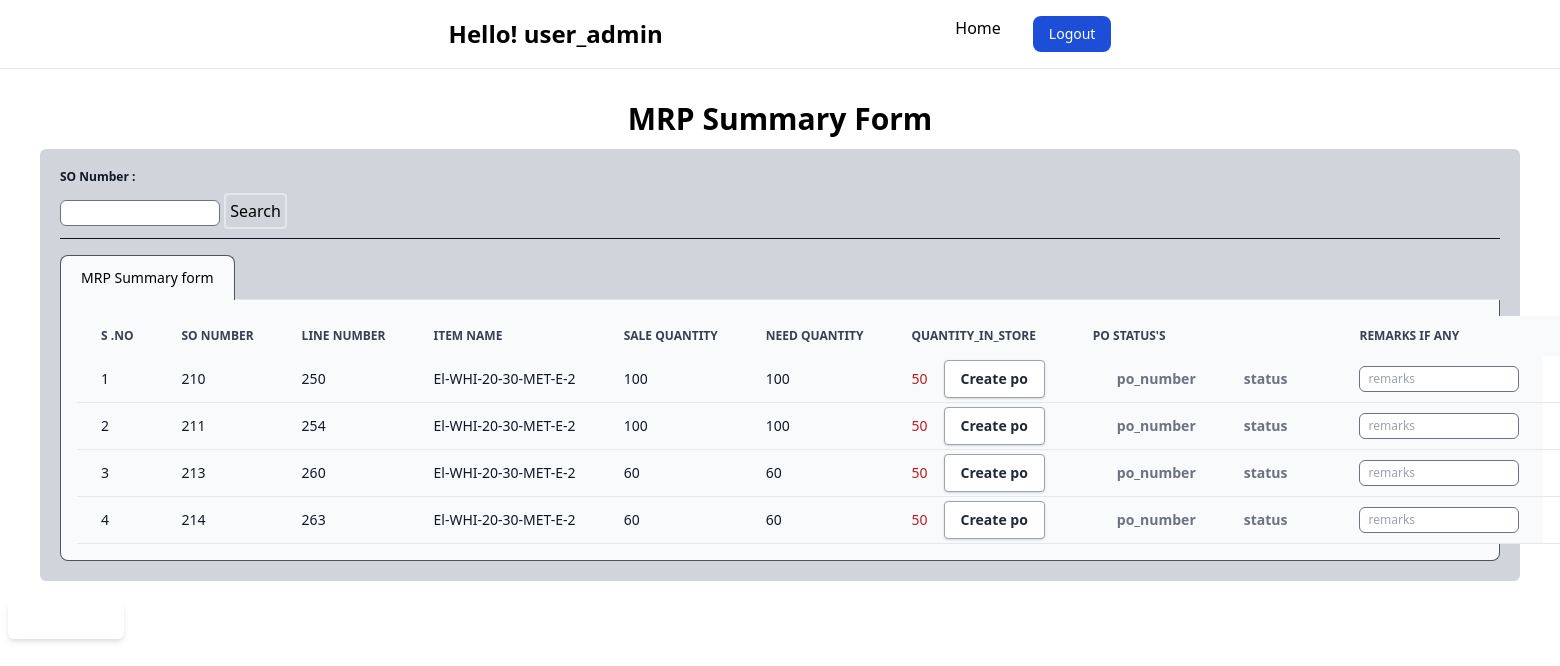
Page /mrp_summary.php (signed in) on the committed database.
### tables this page shows
CREATE TABLE `sale_order_items_lines` (
  `id` int NOT NULL AUTO_INCREMENT,
  `so_number` varchar(45) DEFAULT NULL,
  `item_code` varchar(45) DEFAULT NULL,
  `item_name` varchar(45) DEFAULT NULL,
  `qty` int DEFAULT NULL,
  `rate` int DEFAULT NULL,
  `total` int DEFAULT NULL,
  `shipping_address` varchar(200) DEFAULT NULL,
  `item_image_path` varchar(450) DEFAULT NULL,
  `item_type` varchar(45) DEFAULT NULL,
  `finish_head_id` varchar(45) DEFAULT NULL,
  `status` varchar(45) DEFAULT NULL,
  `update_by` varchar(45) DEFAULT NULL,
  `updated_date` varchar(45) DEFAULT NULL,
  `created_by` varchar(45) DEFAULT NULL,
  `created_date` varchar(45) DEFAULT NULL,
  `work_in_progress_qty` int DEFAULT '0',
  PRIMARY KEY (`id`)
);

### mrp_summary.php (the view, shortened to what this page needs)
<!DOCTYPE html>
<html lang="en">
<head>
    <link href="https://cdn.jsdelivr.net/npm/flowbite@2.5.1/dist/flowbite.min.css" rel="stylesheet" />
    <link href="https://cdn.jsdelivr.net/npm/tailwindcss@2.0.4/dist/tailwind.min.css" rel="stylesheet">
</head>
<body class="">
    <?php
    include("./navForLogged.php");
    include("./dbconnection/db.php");;
    ?>
    <div id="create_section" class="mt-3 p-5 rounded-lg mx-5">
        <h1 class="text-center  text-3xl mb-3 font-bold"> MRP Summary Form</h1>
        <form method="POST" class="  p-5 rounded-md bg-gray-300">
            <div class="border-b border-gray-900 ">
                <label class="block mb-2 font-bold text-xs font-medium text-gray-900 dark:text-white">SO
                    Number
                    :
                </label>
                <input type="text" name="so_number" id="so_number"
                    value="<?php echo $_POST['so_number'] ?? "" ?>" class="w-40 rounded-md border mb-3 text-xs border-gray-500 bg-white py-3 pl-2 text-[#6B7280] h-6 outline-none focus:border-[#6A64F1] focus:shadow-md" />
                <button type="submit" name="button" class="bg-blue border-2 p-1 hover:bg-green-600  hover:text-white rounded">Search</button>
            </div>
            <div class="border-b border-gray-200 dark:border-gray-700 mt-4">
                <ul class="flex flex-wrap justify-between -mb-px text-sm font-medium text-center " id="default-styled-tab"
                    data-tabs-toggle="#default-styled-tab-content"
                    data-tabs-active-classes="text-gray-600 text-gray-600 dark:text-gray-500 bg-gray-50 dark:text-gray-500 border-gray-600 dark:border-gray-500"
                    data-tabs-inactive-classes="dark:border-transparent text-gray-500 text-gray-600 bg-gray-200 dark:text-gray-400 border-gray-100 border-gray-300 dark:border-gray-700 dark:text-gray-300"
                    role="tablist">
                    <li class="me-2" role="presentation">
                        <button
                            class="inline-block py-3 px-5 border-t border-r focus:outline-none border-l border-gray-500 rounded-t-lg"
                            id="dashboard-styled-tab" data-tabs-target="#issue_item" type="button" role="tab"
                            aria-controls="dashboard" aria-selected="true">MRP Summary form</button>
                    </li>
                </ul>
            </div>
            <div id="default-styled-tab-content">
                <div class="hidden p-4 rounded-b-lg bg-gray-50 dark:bg-gray-200 border-x border-b border-gray-600" id="issue_item" role="tabpanel"
                    aria-labelledby="dashboard-tab">
                    <div>
                        <table class="w-full text-sm whitespace-nowrap text-left rtl:text-right text-gray-500 dark:text-gray-400">
                            <thead
                                class="text-xs text-gray-700 whites uppercase bg-gray-50 dark:bg-gray-700 dark:text-gray-400">
                                <tr>
                                    <th scope="col" class="px-6 py-3">
                                        S .NO
                                    </th>
                                    <th scope="col" class="px-6 py-3">
                                        SO number
                                    </th>
                                    <th scope="col" class="px-6 py-3">
                                        Line number
                                    </th>
                                    <th scope="col" class="px-6 py-3">
                                        Item Name
                                    </th>
                                    <th scope="col" class="px-6 py-3">
                                        Sale quantity
                                    </th>
                                    <th scope="col" class="px-6 py-3">
                                        Need quantity
                                    </th>
                                    <th scope="col" class="px-6 py-3">
                                        Quantity_in_store
                                    </th>
                                    <th scope="col" class="px-6 py-3">
                                        PO Status's
                                    </th>
                                    <th scope="col" class="px-6 py-3">
                                        Remarks if any
                                    </th>
                                    <th scope="col" class="px-6 py-3">
                                    </th>
                                </tr>
                            </thead>
                            <tbody>
                                <?php
                                $sql = "
                                                            SELECT *,item_code,qty- case
                                                         when     (SELECT count(*) FROM mtl_serial_number where so_line_number = a.id  and status='no' group by item_code  ) > 0
                                                         then  (SELECT count(*) FROM mtl_serial_number where so_line_number = a.id  and status='no' group by item_code  )
                                                          else 0
                                                          end as total_qty FROM sale_order_items_lines a ;
                                                            ";
                                $result = mysqli_query($con, $sql);
                                if (mysqli_num_rows($result) > 0) {
                                    $i = 1;
                                    while ($row = mysqli_fetch_assoc($result)) {
                                        $item_code = $row['item_code'];
                                        $sql_check_quantity = mysqli_query($con, "SELECT item_code,sum(item_qty) as available_qty FROM mtl_inventory_transactions where item_code='$item_code'  group by item_code;");
                                        if (mysqli_num_rows($sql_check_quantity) > 0) {
                                            $rs_1 = mysqli_fetch_assoc($sql_check_quantity);
                                            $available_qty = $rs_1['available_qty'];
                                            $item_code = $row['item_code'];
                                            $rs_qty = 0;
                                            $so_number_1 = $row['so_number'];
                                            $sql_for_check_qty = "SELECT b.item_code, SUM(b.quantity) as po_created
                                                    FROM purchase_order_header a JOIN purchase_order_line b ON a.PO_number = b.po_number
                                                    WHERE a.so_id = $so_number_1 and b.item_code ='$item_code' GROUP BY b.item_code;";
                                            $result_rs = mysqli_query($con, $sql_for_check_qty);
                                            if (mysqli_num_rows($result_rs)  > 0) {
                                                $rs_qty = mysqli_fetch_assoc($result_rs);
                                                $rs_qty = (int) $rs_qty['po_created'];
                                            }
                                            $needtocreatpoqty = $row['total_qty'] - $available_qty - $rs_qty;
                                            if ($available_qty < $row['qty']) {
                                                if ($row['total_qty'] > $rs_qty) {
                                                    if ($needtocreatpoqty > 0) {
                                ?>
                                                        <tr
                                                            main-id-so="<?php echo  $row['so_number'] ?>"
                                                            data-line-id="<?php echo  $row['id'] ?>"
                                                            class="bg-white border-b dark:bg-gray-200 dark:border-gray-700 bg-gray-50 dark:bg-gray-600">
                                                            <th scope="row"
                                                                name=""
                                                                class="px-6 py-1  font-medium text-gray-900 whitespace-nowrap dark:text-white">
                                                                <?php echo $i;
                                                                $i++; ?>
                                                            </th>
                                                            <th scope="row"
                                                                name=""
                                                                class="px-6 py-1  font-medium text-gray-900 whitespace-nowrap dark:text-white">
                                                                <?php echo $row['so_number']  ?>
                                                            </th>
                                                            <th scope="row"
                                                                class="px-6 py-1 font-medium text-gray-900 whitespace-nowrap dark:text-white">
                                                                <?php echo $row['id']  ?>
                                                            </th>
                                                            <th scope="row"
                                                                class="px-6 py-1 font-medium text-gray-900 whitespace-nowrap dark:text-white">
                                                                <?php echo $row['item_code']  ?>
                                                            </th>
                                                            <th scope="row"
                                                                name=""
                                                                class="px-6 py-1  font-medium text-gray-900 whitespace-nowrap dark:text-white">
                                                                <?php echo $row['qty']  ?>
                                                            </th>
                                                            <th scope="row"
                                                                name="need_qty_area"
                                                                class="px-6 py-1  font-medium text-gray-900 whitespace-nowrap dark:text-white">
                                                                <?php echo $row['total_qty']  ?>
                                                            </th>
                                                            <th scope="row"
                                                                name="avaliable_qty_area"
                                                                class="px-6 py-1 <?php echo ($available_qty < $row['qty']) ? "text-red-700" : "text-green-700"  ?> font-medium  whitespace-nowrap dark:text-white">
                                                                <?php echo $available_qty;
                                                                if ($available_qty < $row['qty']) {
                                                                    if ($row['total_qty'] > $rs_qty) {
                                                                        if ($needtocreatpoqty > 0) {
                                                                            echo '<button type="button" so_id="' . (int) $row['so_number'] . '" nqty="' . (int) $row['total_qty'] - $available_qty - $rs_qty . '"  item_code="' . $row['item_code'] . '"  name="create-po" class="bg-white ml-4 hover:bg-gray-100 text-gray-800 font-semibold py-2 px-4 border border-gray-400 rounded shadow">
                                                                    Create po
                                                                    </button>';
                                                                        }
                                                                    }
                                                                }
                                                                ?>
                                                            </th>
                                                            <td class="px-6 py-1 ">
                                                                <table>
                                                                    <thead>
                                                                        <tr>
                                                                            <th class="px-6 py-1 ">po_number</th>
                                                                            <th class="px-6 py-1 ">status</th>
                                                                        </tr>
                                                                    </thead>
                                                                </table>
                                                            </td>
                                                            <td class="px-6 py-1">
                                                                <input type="text" name="remarks" placeholder="remarks"
                                                                    class="w-40 rounded-md border text-xs border-gray-500 bg-white py-3 pl-2 text-[#6B7280] h-6 outline-none focus:border-[#6A64F1] focus:shadow-md" />
                                                            </td>
                                                        </tr>
                                <?php
                                                    }
                                                }
                                            }
                                        }
                                    }
                                } else {
                                    echo "no data found";
                                }
                                ?>
                            </tbody>
                        </table>
                    </div>
                </div>
            </div>
    </div>
    <button
        data-dialog-target="animated-dialog"
        class="rounded-md bg-slate-800 py-2 px-4 border border-transparent text-center text-sm text-white transition-all shadow-md hover:shadow-lg focus:bg-slate-700 focus:shadow-none active:bg-slate-700 hover:bg-slate-700 active:shadow-none disabled:pointer-events-none disabled:opacity-50 disabled:shadow-none ml-2" type="button">
    </button>
</body>
</html>

### rows in the picture
sale_order_items_lines: so_number "210", id "250", item_code "El-WHI-20-30-MET-E-2", qty "100", total_qty "100", available_qty "50"
sale_order_items_lines: so_number "211", id "254", item_code "El-WHI-20-30-MET-E-2", qty "100", total_qty "100", available_qty "50"
sale_order_items_lines: so_number "213", id "260", item_code "El-WHI-20-30-MET-E-2", qty "60", total_qty "60", available_qty "50"
sale_order_items_lines: so_number "214", id "263", item_code "El-WHI-20-30-MET-E-2", qty "60", total_qty "60", available_qty "50"

### other values in the picture
$_SESSION['username'] "user_admin"
